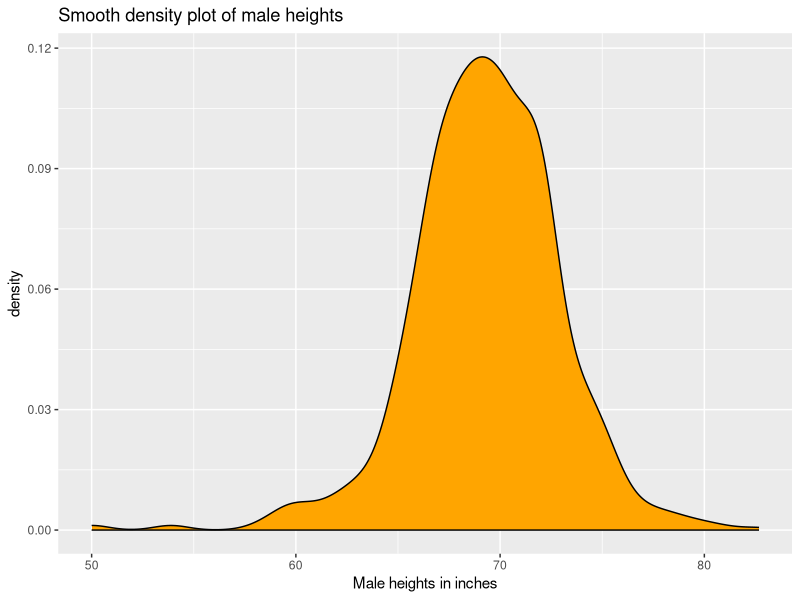

Recreate this plot in R.
library(tidyverse)
library(dslabs)
data(heights)

p <- heights %>% filter(sex == "Male") %>% ggplot(aes(x = height))

p + geom_density(fill = "orange", outline.type = "both") +
  xlab("Male heights in inches") +
  ggtitle("Smooth density plot of male heights")
